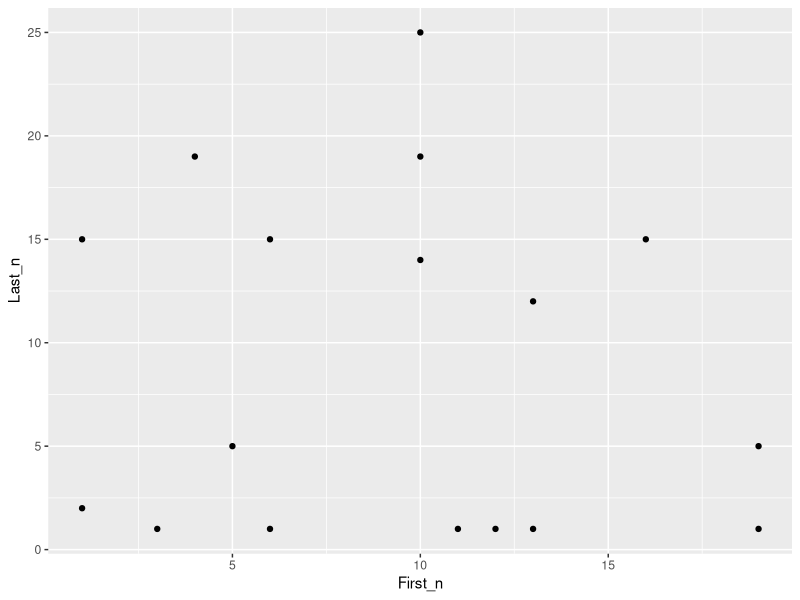
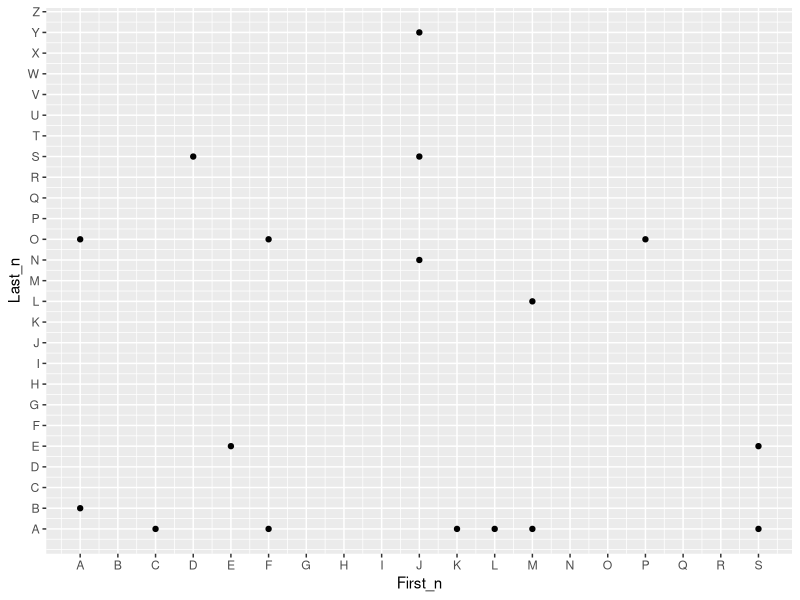
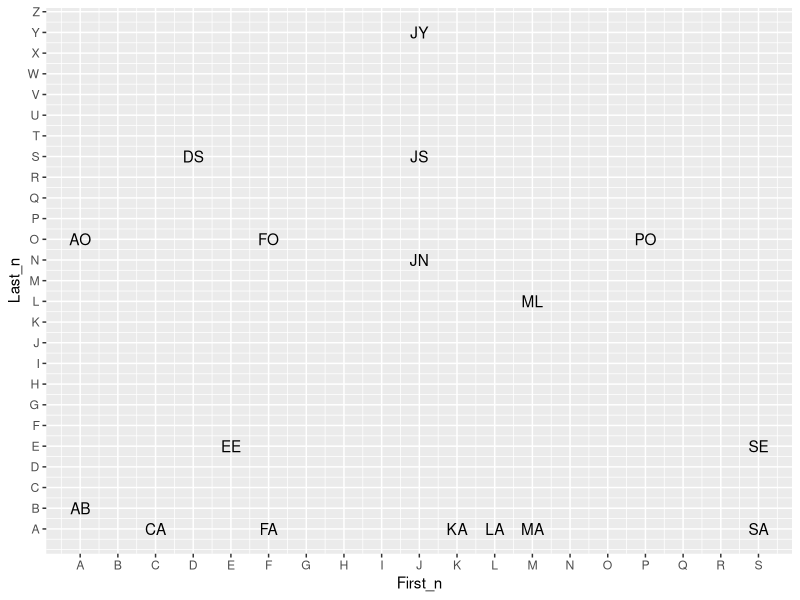
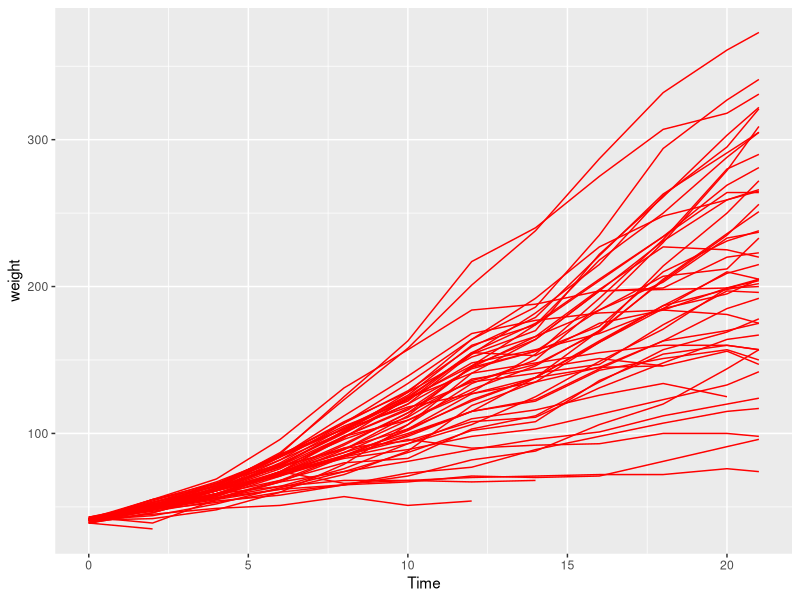
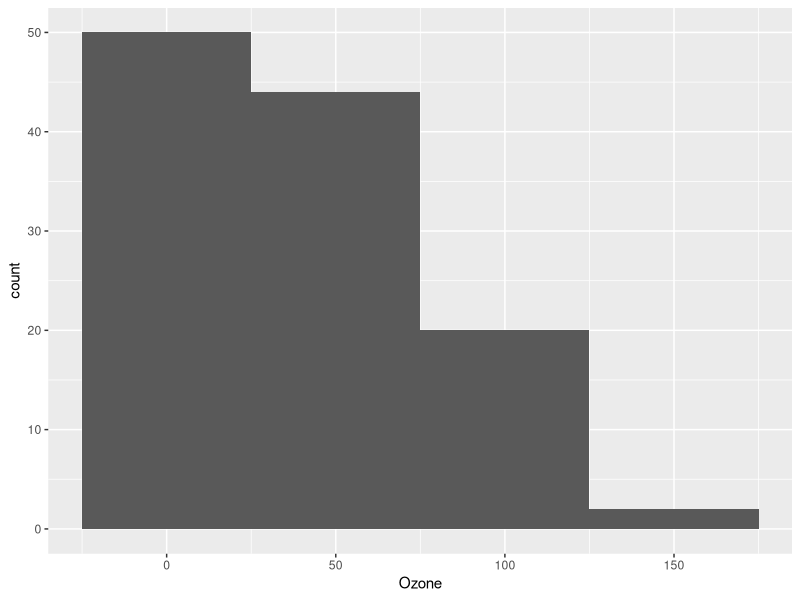
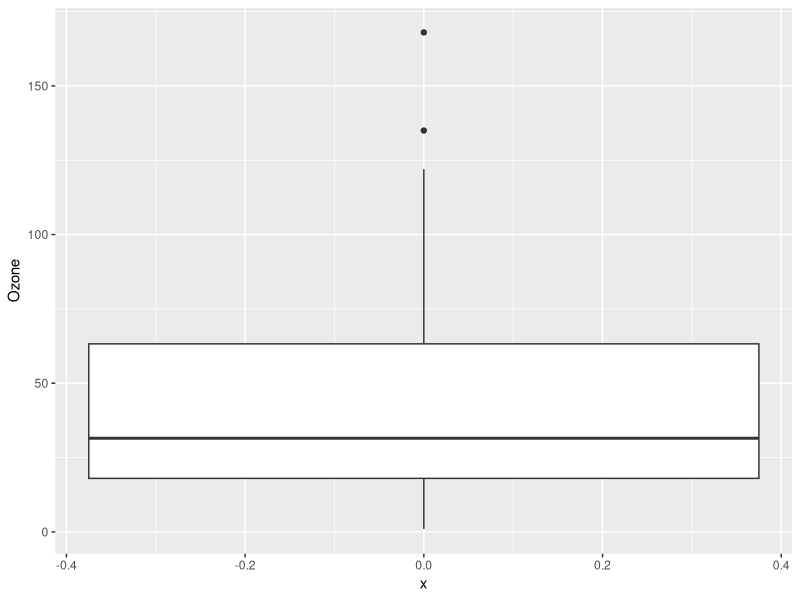

These charts were generated, in order, by the following R code:
#'---
#' date: 2015-05-27
#' title: Lesson 1. Basic Chart Types in ggplot
#' author: Jonas Schöley
#' license: MIT
#' output:
#'   md_document:
#'     variant: markdown_github
#'     preserve_yaml: TRUE
#'---

#' In order to start we need the following packages.

library(ggplot2) # our plotting package
library(tidyr)   # for reshaping between wide and long format
library(dplyr)   # for general data transformation

#'## The Name Example

#' The data contains the first and last letter of some peoples given names.
name <- data.frame(
  First = c("M", "L", "A", "K", "F",
            "P", "A", "S", "J", "E",
            "M", "D", "J", "J", "F",
            "C", "S"),
  Last  = c("L", "A", "O", "A", "O",
            "O", "B", "A", "Y", "E",
            "A", "S", "S", "N", "A",
            "A", "E"),
  Sex   = c("M", "F", "M", "F", "M",
            "M", "M", "F", "F", "M",
            "F", "M", "M", "M", "F",
            "F", "F")
)

#' We reshape the data a bit.
name %>% # Take the name data frame...
  mutate(
    # ...and add columns with the numerical alphabet positions
    # of the first and last letters.
    First_n = match(First, LETTERS),
    Last_n  = match(Last, LETTERS),
    # Also add a column with combined first and last letters.
    Comb    = paste0(First, Last)) -> name


#' This is a scatterplot of the alphabetical letter positions.
ggplot(name) +
  geom_point(aes(x = First_n, y = Last_n, label = Comb))

#' We can label the numerical scales with the corresponding letters.
ggplot(name) +
  geom_point(aes(x = First_n, y = Last_n, label = Comb)) +
  scale_x_continuous(breaks = 1:26, labels = LETTERS) +
  scale_y_continuous(breaks = 1:26, labels = LETTERS)

#' Instead of points, we might as well draw letter pairs.
ggplot(name) +
  geom_text(aes(x = First_n, y = Last_n, label = Comb)) +
  scale_x_continuous(breaks = 1:26, labels = LETTERS) +
  scale_y_continuous(breaks = 1:26, labels = LETTERS)

#'## Other Examples

#' A data set of weight over time for chickens on different diets.
head(ChickWeight)

#' For each chicken we draw a red line of weight over time.
ggplot(ChickWeight) +
  geom_line(aes(x = Time, y = weight, group = Chick),
            colour = "red")

#' A data set of environmental indicators.
head(airquality)

#' We plot a histogram of ozone levels. Each bin has a width of 50.
ggplot(airquality) +
  geom_histogram(aes(x = Ozone),
                 binwidth = 50)

#' From the same data we make a boxplot. Note that we have to tell ggplot where
#' to put the boxplot on the x-axis.
ggplot(airquality) +
  geom_boxplot(aes(x = 0, y = Ozone))
